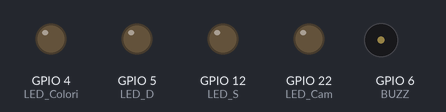
The program below on a simulated Raspberry Pi (BCM pin numbers). On the bench: output pins drawn as LEDs (lit = HIGH), buzzer (waves = sounding, pin HIGH).

Above: at 0.1 s.
At 5.1 s:
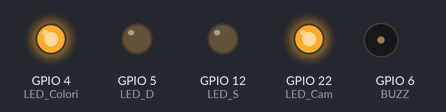
Timing chart, 0 to 6.6 s (numbered marks = the images above):
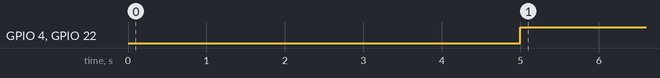

The program:

led_7.py
```python
import RPi.GPIO as GPIO
from time import sleep


class Led:
	import RPi.GPIO as GPIO
	def __init__(self):
		self.GPIO.setmode(GPIO.BCM)
		self.GPIO.setwarnings(False)
		self.GPIO.setup(4, GPIO.OUT)
		self.GPIO.setup(22, GPIO.OUT)# led scivoli sinistra
		self.GPIO.setup(12, GPIO.OUT) #led scivolidestra
		self.GPIO.setup(5, GPIO.OUT)
		self.GPIO.setup(6, GPIO.OUT)# buzz


		self.GPIO.output(4, GPIO.LOW)
		self.GPIO.output(22, GPIO.LOW)
		self.GPIO.output(6, GPIO.LOW)


		self.LED_Colori= 4
		self.LED_Cam = 22
		self.LED_S = 12
		self.LED_D = 5
		self.BUZZ = 6


	def tutti_led_ON(self):

		#self.GPIO.output(self.LED_Colori, self.GPIO.HIGH)
		self.GPIO.output(self.LED_Cam, self.GPIO.HIGH)
		self.GPIO.output(self.LED_S, self.GPIO.HIGH)
		self.GPIO.output(self.LED_D, self.GPIO.HIGH)
		#self.GPIO.output(self.BUZZ, self.GPIO.HIGH)


	def tutti_led_OFF(self):

		self.GPIO.output(self.LED_Colori, self.GPIO.LOW)
		self.GPIO.output(self.LED_Cam, self.GPIO.LOW)
		self.GPIO.output(self.LED_S, self.GPIO.LOW)
		self.GPIO.output(self.LED_D, self.GPIO.LOW)
		self.GPIO.output(self.BUZZ, self.GPIO.LOW)

	def led_cam_ON(self):
		self.GPIO.output(self.LED_Cam, self.GPIO.HIGH)

	def led_cam_OFF(self):
		self.GPIO.output(self.LED_Cam, self.GPIO.LOW)

	def led_sotto_ON(self):
		self.GPIO.output(self.LED_Colori, self.GPIO.HIGH)

	def led_sotto_OFF(self):
		self.GPIO.output(self.LED_Colori, self.GPIO.LOW)


if __name__ == '__main__':
	led = Led()
	led.tutti_led_OFF()
	sleep(5)
	while True:
		try:
			led.led_sotto_ON()
			led.led_cam_ON()
		except KeyboardInterrupt:
			tutti_led_OFF()
```

Measured:
- by itself, GPIO 4 (LED_Colori), GPIO 22 (LED_Cam): LOW → HIGH at 5.0 s
